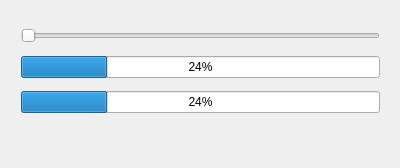
<?xml version="1.0" encoding="UTF-8"?>
<ui version="4.0">
 <class>MainWindow</class>
 <widget class="QMainWindow" name="MainWindow">
  <property name="geometry">
   <rect>
    <x>0</x>
    <y>0</y>
    <width>400</width>
    <height>168</height>
   </rect>
  </property>
  <property name="windowTitle">
   <string>MainWindow</string>
  </property>
  <widget class="QWidget" name="centralWidget">
   <widget class="QWidget" name="">
    <property name="geometry">
     <rect>
      <x>10</x>
      <y>10</y>
      <width>381</width>
      <height>121</height>
     </rect>
    </property>
    <layout class="QVBoxLayout" name="verticalLayout">
     <item>
      <widget class="QSlider" name="horizontalSlider">
       <property name="orientation">
        <enum>Qt::Horizontal</enum>
       </property>
      </widget>
     </item>
     <item>
      <widget class="QProgressBar" name="progressBar">
       <property name="value">
        <number>24</number>
       </property>
      </widget>
     </item>
     <item>
      <widget class="QProgressBar" name="progressBar_2">
       <property name="value">
        <number>24</number>
       </property>
      </widget>
     </item>
    </layout>
   </widget>
  </widget>
  <widget class="QMenuBar" name="menuBar">
   <property name="geometry">
    <rect>
     <x>0</x>
     <y>0</y>
     <width>400</width>
     <height>20</height>
    </rect>
   </property>
  </widget>
 </widget>
 <layoutdefault spacing="6" margin="11"/>
 <resources/>
 <connections/>
</ui>
